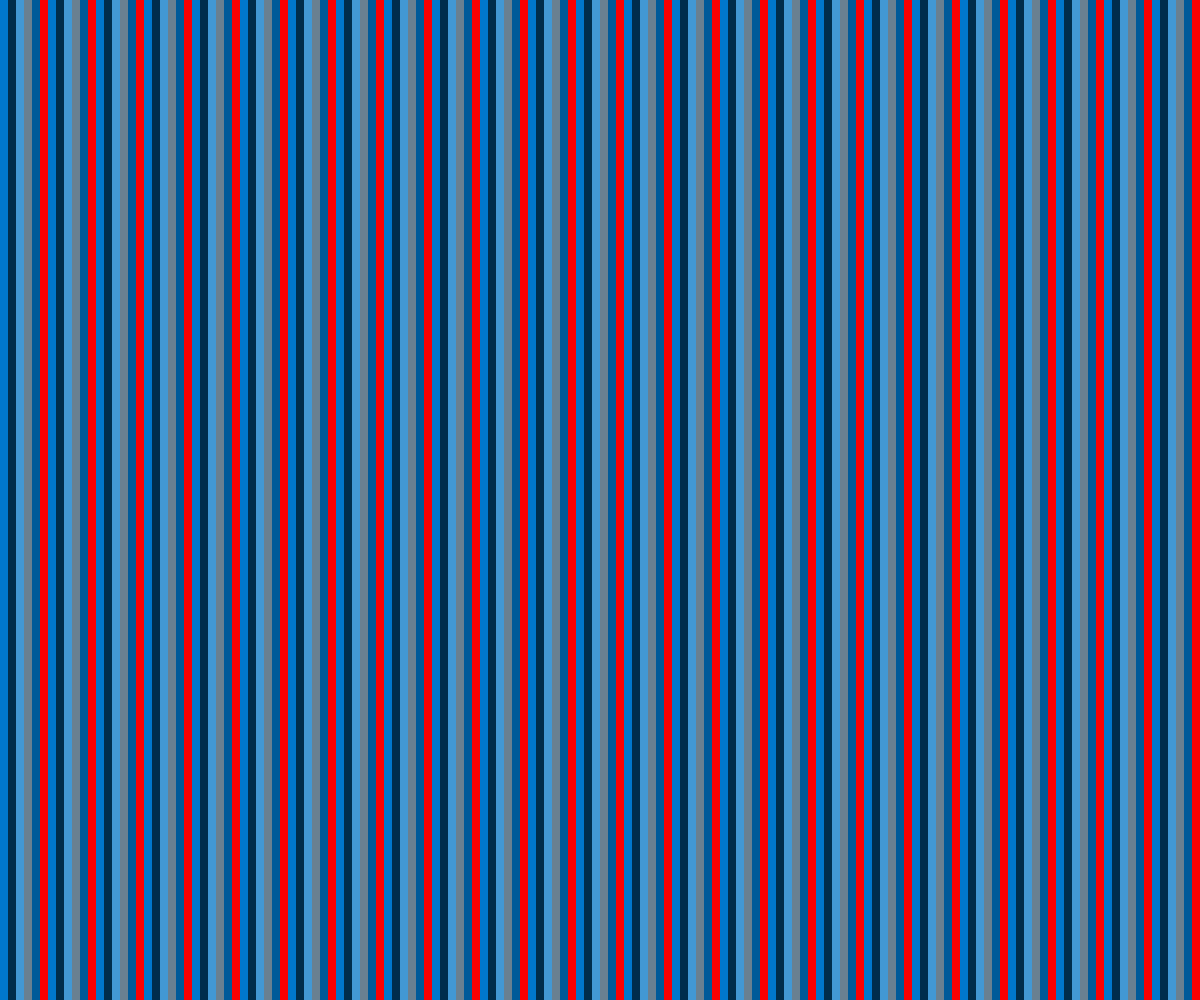
Frame 1 (no input)
Frame 60 (the mouse pressed at the canvas centre just before this capture): identical to frame 1, image omitted
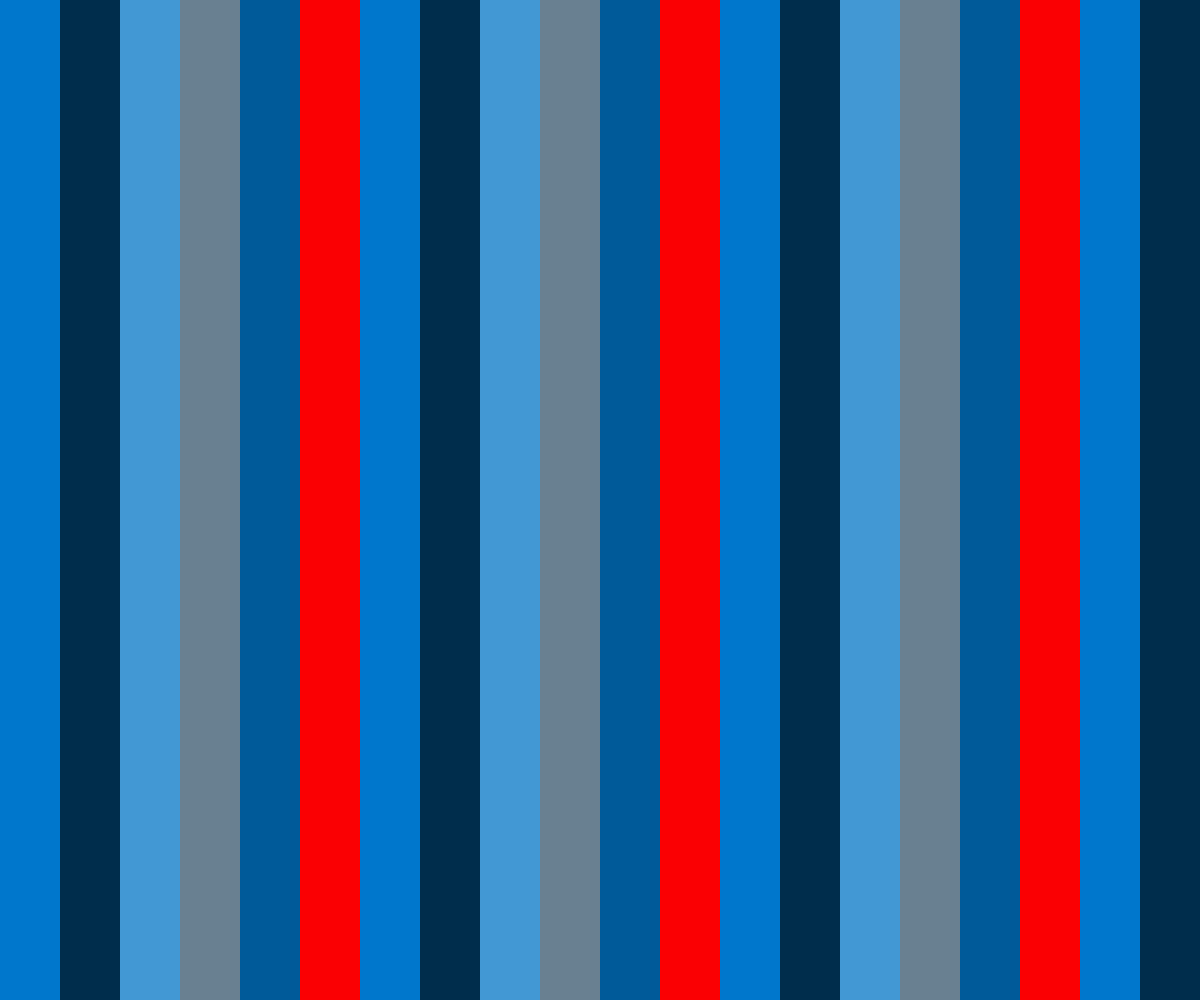
Frame 120 (the mouse held since frame 60 and released just before this capture)

The Processing sketch that drew these frames (run headless with seeded random() and noise(); from frame 60 on, the mouse is pressed at the canvas centre):

// Processing sketch: ColorArray
// ── ColorArray.pde
//Code written by Selcuk ARTUT
//Course material for VA345 Creative Coding @ Sabanci University 2017
//Arrays discussed
//Rect width is determined by mouseX when clicked

color [] colorArray;
float rectWidth = 8;

void setup() {
  size(1200, 1000);
  colorArray = new color[6];
  colorArray[0] = color(0, 119, 204);
  colorArray[1] = color(0, 45, 76);
  colorArray[2] = color(66, 152, 212);
  colorArray[3] = color(105, 128, 145);
  colorArray[4] = color(0, 90, 153);
  colorArray[5] = color(250, 0, 3);
}

void draw() {
  noStroke();
  background(0);

  for (int i = 0; i < width/rectWidth; i++) {
    int mod = i % colorArray.length;
    fill(colorArray[mod]);
    pushMatrix();
    translate(i*rectWidth, 0);
    rect(0, 0, rectWidth, 1000);
    popMatrix();
  }
}

void mousePressed() {
  rectWidth = mouseX / 10.0;
}
